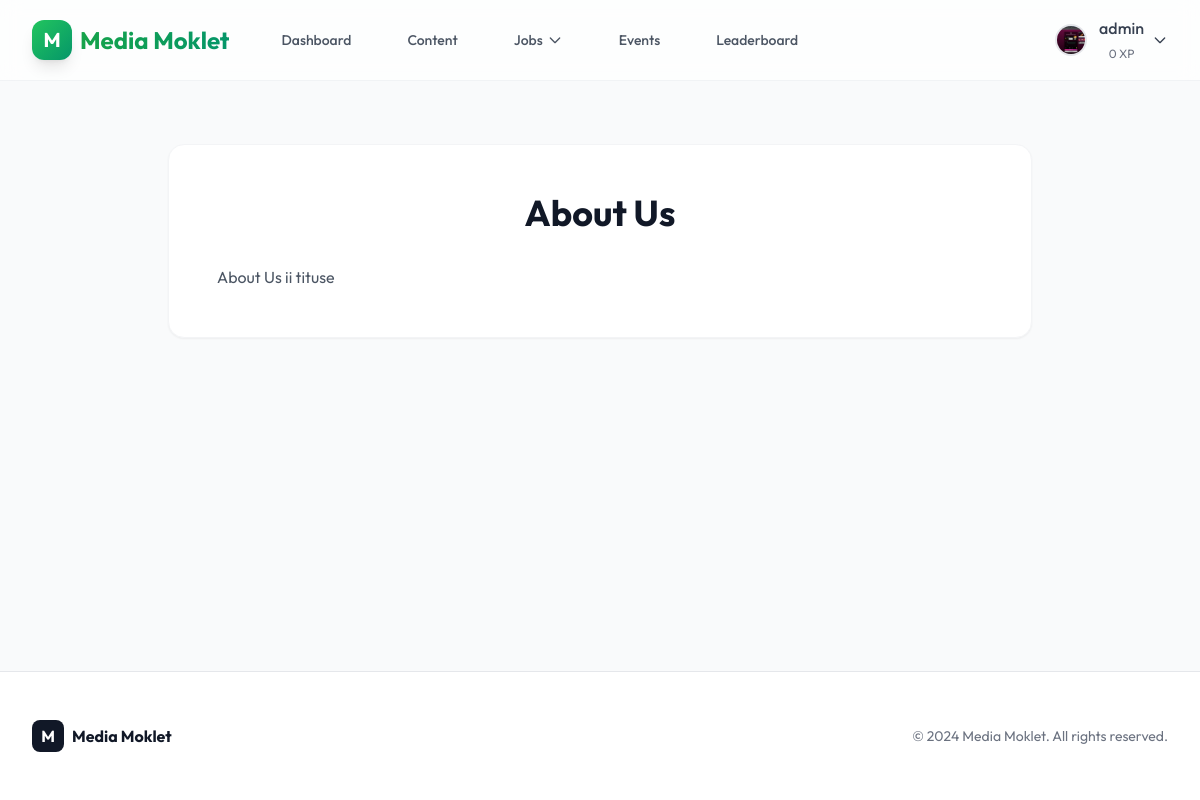
The app's page /about/ (signed in) with its own data.
### users/models.py (models this page shows, shortened)
class User(AbstractUser):
    class Division(models.TextChoices):
        JOURNALISM = 'JOURNALISM', 'Jurnalistik'
        DESIGN = 'DESIGN', 'Design'
        PHOTOGRAPHY = 'PHOTOGRAPHY', 'Fotografi'
    class Role(models.TextChoices):
        PIC_DIVISI = 'PIC_DIVISI', 'PIC Divisi'
        KETUA = 'KETUA', 'Ketua Media Moklet'
        WAKA = 'WAKA', 'Wakil Ketua'
        SEKRETARIS = 'SEKRETARIS', 'Sekretaris'
        MEMBER = 'MEMBER', 'Anggota'
    class_name = models.CharField(max_length=50, verbose_name="Kelas/Jurusan")
    nisn = models.CharField(max_length=20, unique=True, verbose_name="NISN")
    angkatan = models.IntegerField(default=34, verbose_name="Angkatan", help_text="Contoh: 33, 34, 35")
    division = models.CharField(
        max_length=20,
        choices=Division.choices,
        default=Division.JOURNALISM,
        verbose_name="Divisi"
    )
    role = models.CharField(
        max_length=20,
        choices=Role.choices,
        default=Role.MEMBER,
        verbose_name="Role/Jabatan"
    )
    phone_number = models.CharField(max_length=15, blank=True, null=True, verbose_name="Nomor HP")
    is_verified = models.BooleanField(default=False, verbose_name="Terverifikasi")
    profile_photo = models.ImageField(upload_to='profile_photos/', blank=True, null=True, verbose_name="Foto Profil")
    badges = models.ManyToManyField(Badge, blank=True, related_name='users', verbose_name="Badges")
    points = models.IntegerField(default=0)

### core/models_pages.py (models this page shows, shortened)
class PageContent(models.Model):
    key = models.CharField(max_length=50, unique=True, help_text="Unique key for the page (e.g., 'about')")
    title = models.CharField(max_length=200)
    content = models.TextField()
    updated_at = models.DateTimeField(auto_now=True)

### core/views.py (the view)
# urls.py: path('about/', views.about, name='about'),
def about(request):
    page = PageContent.objects.filter(key='about').first()
    if not page:
        page = PageContent(title="Tentang Kami", content="Konten belum tersedia.")
    return render(request, 'core/about.html', {'page': page})

### core/templates/core/about.html
{% extends 'core/base.html' %}
{% block content %}
<div class="max-w-4xl mx-auto px-4 py-12">
    <div class="bg-white rounded-2xl shadow-sm border border-gray-100 p-8 md:p-12 animate-fade-in-up">
        <h1 class="text-4xl font-bold text-gray-900 mb-8 text-center">{{ page.title }}</h1>
        <div class="prose prose-lg max-w-none text-gray-600">
            {{ page.content|linebreaks }}
        </div>
    </div>
</div>
{% endblock %}

### core/templates/core/base.html (shortened to what this page needs)
{% load static %}
<!DOCTYPE html>
<html lang="en" class="scroll-smooth">
<head>
    <script src="https://cdn.tailwindcss.com"></script>
</head>
<body class="bg-gray-50 text-gray-900 min-h-screen flex flex-col">
    <nav class="fixed w-full z-50 glass border-b border-gray-200/50 transition-all duration-300"
        x-data="{ scrolled: false }" @scroll.window="scrolled = (window.pageYOffset > 20)">
        <div class="max-w-7xl mx-auto px-4 sm:px-6 lg:px-8">
            <div class="flex justify-between h-20">
                <div class="flex items-center">
                    <a href="{% url 'home' %}" class="flex items-center gap-2 group">
                        <div
                            class="w-10 h-10 bg-gradient-to-br from-green-500 to-emerald-600 rounded-xl flex items-center justify-center text-white font-bold text-xl shadow-lg group-hover:scale-110 transition-transform">
                            M
                        </div>
                        <span
                            class="text-2xl font-bold bg-clip-text text-transparent bg-gradient-to-r from-green-600 to-emerald-600">Media
                            Moklet</span>
                    </a>
                    <div class="hidden md:ml-10 md:flex md:space-x-8">
                        {% if user.is_authenticated %}
                        <a href="{% url 'profile' %}"
                            class="text-gray-600 hover:text-primary-600 px-3 py-2 rounded-md text-sm font-medium transition-colors">Dashboard</a>
                        <a href="{% url 'cms_dashboard' %}"
                            class="text-gray-600 hover:text-primary-600 px-3 py-2 rounded-md text-sm font-medium transition-colors">Content</a>
                        <div class="relative" x-data="{ open: false }">
                            <button @click="open = !open" @click.away="open = false"
                                class="text-gray-600 hover:text-primary-600 px-3 py-2 rounded-md text-sm font-medium transition-colors flex items-center gap-1">
                                Jobs
                                <svg class="w-4 h-4" fill="none" stroke="currentColor" viewBox="0 0 24 24">
                                    <path stroke-linecap="round" stroke-linejoin="round" stroke-width="2"
                                        d="M19 9l-7 7-7-7"></path>
                                </svg>
                            </button>
                        </div>
                        <a href="{% url 'event_list' %}"
                            class="text-gray-600 hover:text-primary-600 px-3 py-2 rounded-md text-sm font-medium transition-colors">Events</a>
                        <a href="{% url 'leaderboard' %}"
                            class="text-gray-600 hover:text-primary-600 px-3 py-2 rounded-md text-sm font-medium transition-colors">Leaderboard</a>
                        {% endif %}
                    </div>
                </div>
                <div class="flex items-center space-x-4">
                    {% if user.is_authenticated %}
                    <div class="relative" x-data="{ open: false }">
                        <button @click="open = !open" @click.away="open = false"
                            class="flex items-center space-x-3 text-gray-700 hover:text-primary-600 focus:outline-none group">
                            {% if user.profile_photo %}
                            <img src="{{ user.profile_photo.url }}" alt="{{ user.username }}"
                                class="w-8 h-8 rounded-full object-cover border-2 border-gray-200 group-hover:border-primary-500 transition-colors">
                            {% else %}
                            <div
                                class="w-8 h-8 rounded-full bg-gradient-to-br from-green-400 to-emerald-600 flex items-center justify-center text-white text-sm font-bold border-2 border-gray-200 group-hover:border-primary-500 transition-colors">
                                {{ user.get_initials }}
                            </div>
                            {% endif %}
                            <div class="flex items-center gap-2">
                                <div>
                                    <span class="font-medium block">{{ user.username }}</span>
                                    <span class="text-xs text-gray-500">{{ user.points }} XP</span>
                                </div>
                                <svg class="w-4 h-4" fill="none" stroke="currentColor" viewBox="0 0 24 24">
                                    <path stroke-linecap="round" stroke-linejoin="round" stroke-width="2"
                                        d="M19 9l-7 7-7-7"></path>
                                </svg>
                            </div>
                        </button>
                    </div>
                    {% endif %}
                </div>
            </div>
        </div>
    </nav>
    <main class="flex-grow pt-24 pb-12 px-4 sm:px-6 lg:px-8 max-w-7xl mx-auto w-full">
        {% block content %}
        {% endblock %}
    </main>
    <footer class="bg-white border-t border-gray-200 mt-auto">
        <div class="max-w-7xl mx-auto py-12 px-4 sm:px-6 lg:px-8">
            <div class="flex justify-between items-center">
                <div class="flex items-center gap-2">
                    <div class="w-8 h-8 bg-gray-900 rounded-lg flex items-center justify-center text-white font-bold">M
                    </div>
                    <span class="text-gray-900 font-bold">Media Moklet</span>
                </div>
                <p class="text-gray-500 text-sm">© 2024 Media Moklet. All rights reserved.</p>
            </div>
        </div>
    </footer>
</body>
</html>

### core/templates/core/base.html (style rules this page uses)
body { font-family: 'Outfit', sans-serif; }
.glass { background: rgba(255, 255, 255, 0.7); backdrop-filter: blur(10px); -webkit-backdrop-filter: blur(10px); }
.animate-fade-in-up { animation: fadeInUp 0.8s ease-out forwards; opacity: 0; transform: translateY(20px); }

### records on screen
User: profile_photo (picture), username "admin", points "0"
PageContent: title "About Us", content "About Us ii tituse"
